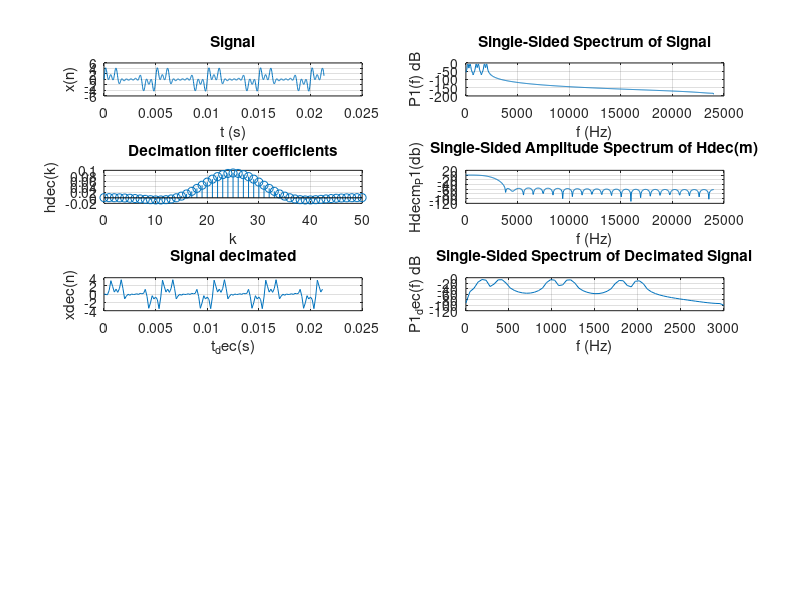

This chart was generated by the following MATLAB code:
% close all
clear

%-- common --
fs = 48000;         % Sampling frequency                    
Ts = 1/fs;          % Sampling period
fnyq = fs / 2;      % Nyquist frequency
L = 1024;           % Length of signal
t = (0:L-1)*Ts;     % Time vector
% atten_db = 60;      % Attenuation [db]. Aprox. 10 bits [ENOB], atten = 10 * 6.02 + 1.76 

% hlow_fpass = 600;
% hlow_fstop = 800;
% hband_fstop1 = 600;
% hband_fpass1 = 800;
% hband_fpass2 = 1400;
% hband_fstop2 = 6600;
% hhigh_fstop = 1400;
% hhigh_fpass = 1600;
% nfir = 100;

%-- signal --
f1 = 200;           % Signal frequency components
f2 = 400;           %
f3 = 1000;          %
f4 = 1200;          %
f5 = 1800;          %
f6 = 2000;          %
xn = sin(2*pi*f1*t) + sin(2*pi*f2*t) + sin(2*pi*f3*t) + sin(2*pi*f4*t) + sin(2*pi*f5*t) + sin(2*pi*f6*t);   %Signal

%-- signal fft --
f = fs*(0:(L/2))/L;             % Freq. vector
xn_win = xn'.*hanning(L);       % Windowing signal
Xm = fft(xn_win);               % FFT
P2 = abs(Xm/L);                 %
P1 = P2(1:L/2+1);               % Single sided FFT
P1(2:end-1) = 2*P1(2:end-1);    %
P1_db = 20*log10(P1);           %

%-- decimation filter --
decimation = 8;                     % Decimation factor. 48000Hz -> 6000Hz
B = 2200;                           % Pass band for decimate filter
fs_dec = fs / decimation;           % Sampling frequency after decimation
fstop = fs_dec - B;                 % At fstop the attenuation must be aprox 60dB (10 ENOB) to avoid aliasing
n_hdec = 50;                        % Decimation filter order
hdec_k = fir1(n_hdec,(B/fnyq));     % Decimation filter coeficients

%-- decimation filter fft --
Hdecm = fft( [hdec_k zeros(1, L - length(hdec_k))] ); % Single sided FFT
Hdecm_P2 = abs(Hdecm/1);                % Don't divide because filter coefficients are already scaled
Hdecm_P1 = Hdecm_P2(1:L/2+1);           % 
Hdecm_P1(2:end-1) = Hdecm_P1(2:end-1);  %
Hdecm_P1_db = 20*log10(Hdecm_P1);       %

%-- decimate signal --
xn_dec = filter(hdec_k,1,xn);               % Filter signal
xn_dec = downsample(xn_dec, decimation);    % Downlsample signal
t_dec = downsample(t, decimation);          % Decimate time vector

%-- decimate signal fft --
L_dec = length(xn_dec);                 % Lenght of decimated signal
f_dec = fs_dec*(0:(L_dec/2))/L_dec;     % Decimated frequency vector
xn_dec_win = xn_dec'.*hanning(L_dec);   % Windowing
Xm_dec = fft(xn_dec_win);               % Single sided FFT
P2_dec = abs(Xm_dec/L_dec);             %
P1_dec = P2_dec(1:L_dec/2+1);           %
P1_dec(2:end-1) = 2*P1_dec(2:end-1);    %
P1_dec_db = 20*log10(P1_dec);           %

% % %-- lowpass filter --
% % hl_f =   [0 (hlow_fpass/Fs) (hlow_fstop/Fs) 1];
% % hl_mag = [1 1               0               0];
% % hl_k = fir2(nfir,hl_f,hl_mag);
% % 
% % %-- lowpass filter fft --
% % Hlm = fft( [hl_k zeros(1, L - length(hl_k))] );
% % Hlm_P2 = abs(Hlm/1);    % don't divide because filter coefficients are already scaled ???
% % Hlm_P1 = Hlm_P2(1:L/2+1);
% % Hlm_P1(2:end-1) = Hlm_P1(2:end-1);


%-- plots --
%figure
subplot(5,2,1)
plot(t, xn)
grid on
title('Signal')
xlabel('t (s)')
ylabel('x(n)')

subplot(5,2,2)
plot(f,P1_db) 
% plot(f,P1) 
grid on
title('Single-Sided Spectrum of Signal')
xlabel('f (Hz)')
ylabel('P1(f) dB')

subplot(5,2,3)
stem((0:n_hdec), hdec_k)
grid on
title('Decimation filter coefficients')
xlabel('k')
ylabel('hdec(k)')

subplot(5,2,4)
plot(f,Hdecm_P1_db) 
grid on
title('Single-Sided Amplitude Spectrum of Hdec(m)')
xlabel('f (Hz)')
ylabel('Hdecm_P1(db)')

subplot(5,2,5)
plot(t_dec, xn_dec)
grid on
title('Signal decimated')
xlabel('t_dec(s)')
ylabel('xdec(n)')

subplot(5,2,6)
% plot(f_dec,P1_dec) 
plot(f_dec,P1_dec_db) 
grid on
title('Single-Sided Spectrum of Decimated Signal')
xlabel('f (Hz)')
ylabel('P1_dec(f) dB')

% % subplot(5,2,3)
% % stem((0:nfir), hl_k)
% % grid on
% % title('Lowpass filter coefficients')
% % xlabel('k')
% % ylabel('hl(k)')
% % 
% % subplot(5,2,4)
% % plot(f,Hlm_P1) 
% % grid on
% % title('Single-Sided Amplitude Spectrum of Hl(m)')
% % xlabel('f (Hz)')
% % ylabel('|Hlm_P1(f)|')


%-- prints --

%-- input signal
xn_str = sprintf('%ef,', xn);
xn_str = xn_str(1:end-1);
xn_str = strcat('float src[FILTER_DEC_SRC_BLOCK_SIZE] = {', xn_str , '};');

%-- decimation filter coefficients
hdec_k_str = sprintf('%ef,', hdec_k);
hdec_k_str = hdec_k_str(1:end-1);
hedc_k_len_str = sprintf('%d', length(hdec_k));
hdec_k_str = strcat('float hdec_k[', hedc_k_len_str, '] = {', hdec_k_str , '};');

%-- decimation signal
xn_dec_str = sprintf('%ef,', xn_dec);
xn_dec_str = xn_dec_str(1:end-1);
xn_dec_str = strcat('float test_dst[FILTER_DEC_DEST_BLOCK_SIZE] = {', xn_dec_str , '};');

%-- create text file
fid = fopen('c_arrays.txt','wt');
fprintf(fid, '%s\n\n', hdec_k_str);
fprintf(fid, '%s\n\n', xn_str);
fprintf(fid, '%s\n\n', xn_dec_str);
fclose(fid);
